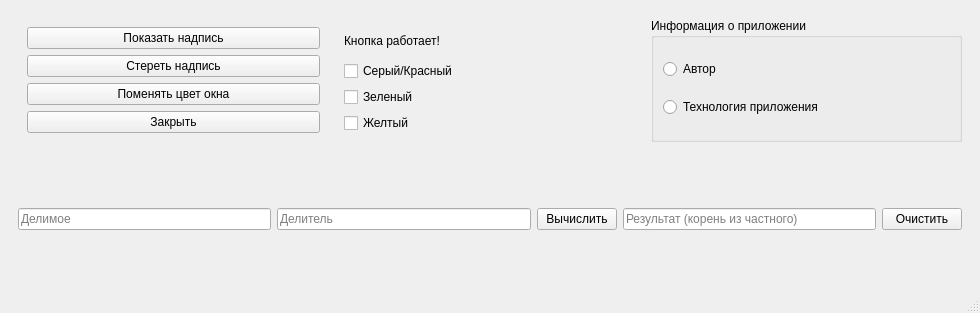
<?xml version="1.0" encoding="UTF-8"?>
<ui version="4.0">
 <class>MainWindow</class>
 <widget class="QMainWindow" name="MainWindow">
  <property name="geometry">
   <rect>
    <x>0</x>
    <y>0</y>
    <width>980</width>
    <height>313</height>
   </rect>
  </property>
  <property name="windowTitle">
   <string>ЛР 22 Задание 1-3</string>
  </property>
  <widget class="QWidget" name="centralwidget">
   <layout class="QVBoxLayout" name="verticalLayout_5">
    <item>
     <widget class="QWidget" name="widget" native="true">
      <layout class="QHBoxLayout" name="horizontalLayout">
       <item>
        <widget class="QWidget" name="widget_2" native="true">
         <layout class="QVBoxLayout" name="verticalLayout_3">
          <item>
           <widget class="QPushButton" name="pushButton">
            <property name="text">
             <string>Показать надпись</string>
            </property>
           </widget>
          </item>
          <item>
           <widget class="QPushButton" name="pushButton_2">
            <property name="text">
             <string>Стереть надпись</string>
            </property>
           </widget>
          </item>
          <item>
           <widget class="QPushButton" name="pushButton_3">
            <property name="text">
             <string>Поменять цвет окна</string>
            </property>
           </widget>
          </item>
          <item>
           <widget class="QPushButton" name="pushButton_4">
            <property name="text">
             <string>Закрыть</string>
            </property>
           </widget>
          </item>
         </layout>
        </widget>
       </item>
       <item>
        <widget class="QWidget" name="widget_3" native="true">
         <layout class="QVBoxLayout" name="verticalLayout_4">
          <item>
           <widget class="QLabel" name="label">
            <property name="text">
             <string>Кнопка работает!</string>
            </property>
           </widget>
          </item>
          <item>
           <widget class="QCheckBox" name="checkBox">
            <property name="text">
             <string>Серый/Красный</string>
            </property>
           </widget>
          </item>
          <item>
           <widget class="QCheckBox" name="checkBox_2">
            <property name="text">
             <string>Зеленый</string>
            </property>
           </widget>
          </item>
          <item>
           <widget class="QCheckBox" name="checkBox_3">
            <property name="text">
             <string>Желтый</string>
            </property>
           </widget>
          </item>
         </layout>
        </widget>
       </item>
       <item>
        <widget class="QGroupBox" name="groupBox">
         <property name="title">
          <string>Информация о приложении</string>
         </property>
         <layout class="QVBoxLayout" name="verticalLayout_2">
          <item>
           <widget class="QRadioButton" name="radioButton_2">
            <property name="text">
             <string>Автор</string>
            </property>
           </widget>
          </item>
          <item>
           <widget class="QRadioButton" name="radioButton">
            <property name="text">
             <string>Технология приложения</string>
            </property>
           </widget>
          </item>
         </layout>
        </widget>
       </item>
      </layout>
     </widget>
    </item>
    <item>
     <widget class="QWidget" name="widget_4" native="true">
      <layout class="QHBoxLayout" name="horizontalLayout_2">
       <item>
        <widget class="QLineEdit" name="lineEdit">
         <property name="inputMask">
          <string/>
         </property>
         <property name="text">
          <string/>
         </property>
         <property name="placeholderText">
          <string>Делимое</string>
         </property>
        </widget>
       </item>
       <item>
        <widget class="QLineEdit" name="lineEdit_2">
         <property name="text">
          <string/>
         </property>
         <property name="placeholderText">
          <string>Делитель</string>
         </property>
        </widget>
       </item>
       <item>
        <widget class="QPushButton" name="Calculate">
         <property name="text">
          <string>Вычислить</string>
         </property>
        </widget>
       </item>
       <item>
        <widget class="QLineEdit" name="lineEdit_3">
         <property name="text">
          <string/>
         </property>
         <property name="readOnly">
          <bool>true</bool>
         </property>
         <property name="placeholderText">
          <string>Результат (корень из частного)</string>
         </property>
        </widget>
       </item>
       <item>
        <widget class="QPushButton" name="pushButton_6">
         <property name="text">
          <string>Очистить</string>
         </property>
        </widget>
       </item>
      </layout>
     </widget>
    </item>
   </layout>
  </widget>
  <widget class="QMenuBar" name="menubar">
   <property name="geometry">
    <rect>
     <x>0</x>
     <y>0</y>
     <width>980</width>
     <height>23</height>
    </rect>
   </property>
  </widget>
  <widget class="QStatusBar" name="statusbar"/>
 </widget>
 <resources/>
 <connections/>
</ui>
